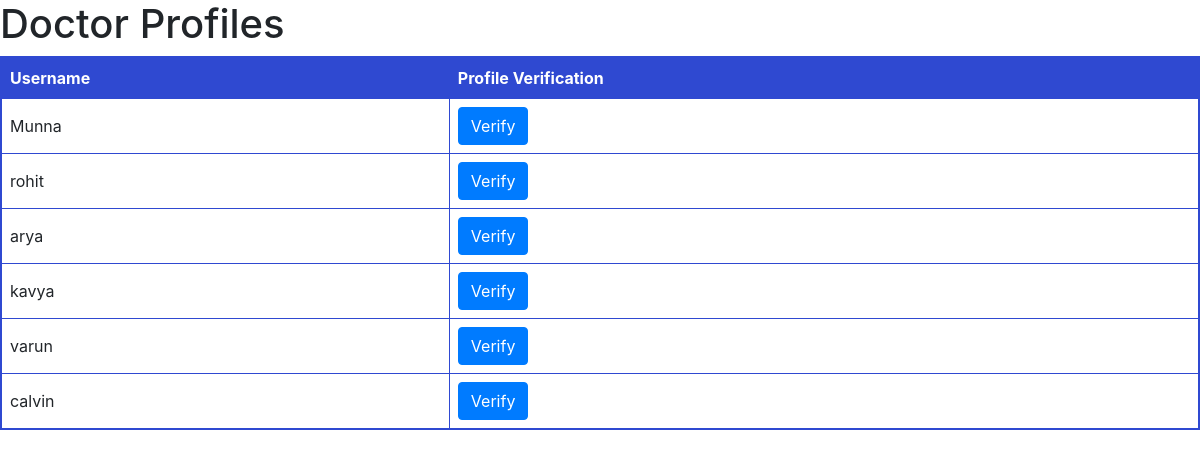
Screenshot of /doctor_profile/ (signed in) with the database file from the repository.
### ct/models.py (models this page shows, shortened)
class DoctorProfile(models.Model):
    user = models.OneToOneField(CustomUser, on_delete=models.CASCADE)
    phone_number = models.CharField(max_length=15, blank=True, null=True)
    state = models.CharField(max_length=255, null=True, blank=True)
    district = models.CharField(max_length=100, blank=True, null=True)
    age = models.IntegerField(blank=True, null=True)
    gender = models.CharField(max_length=10, blank=True)
    certifications = models.TextField()
    specialization = models.CharField(max_length=100)
    available_timings = models.CharField(max_length=255, blank=True, null=True)
    booked_by = models.ManyToManyField(settings.AUTH_USER_MODEL, related_name='booked_doctors', blank=True)
    image = models.ImageField(upload_to='doctor_images/', blank=True, null=True)  # Add this line for the image field

class CustomUser(AbstractUser):
    CUSTOMER = 1
    DIETITIAN = 2
    DOCTOR = 3
    ROLE_CHOICE = (
     (CUSTOMER, 'Customer'),
     (DIETITIAN, 'Dietitian'),
     (DOCTOR, 'Doctor'),
    )
    username = models.CharField(max_length=100,unique=True ,default='')
    email = models.EmailField(unique=True)
    password = models.CharField(max_length=128)
    is_Customer = models.BooleanField(default=False)
    is_Dietitian = models.BooleanField(default=False)
    is_Doctor = models.BooleanField(default=False)
    REQUIRED_FIELDS = []

### ct/views.py (the view)
# urls.py: path('doctor_profile/', views.doctor_profile, name='doctor_profile'),
@staff_member_required
def doctor_profile(request):
    doctors = DoctorProfile.objects.all()
    context = {
        'doctors': doctors,
    }
    return render(request, 'doctor_profile.html', context)

### ct/templates/doctor_profile.html (shortened to what this page needs)
{% load static %}
<!DOCTYPE html>
<html>
  <head>
    <link rel="stylesheet" href="https://maxcdn.bootstrapcdn.com/bootstrap/4.5.2/css/bootstrap.min.css">
  </head>
  <body>
    <div class="main-content">
        <h1>Doctor Profiles</h1>
        <table class="user-table">
            <thead>
                <tr class="blue-header">
                    <th>Username</th>
                    <th>Profile Verification</th>
                </tr>
            </thead>
            <tbody>
                {% for doctor in doctors %}
                    <tr>
                        <td>{{ doctor.user.username }}</td>
                        <td>
                            {% if doctor.verified %}
                                Verified
                            {% else %}
                                <button type="button" class="btn btn-primary" data-toggle="modal" data-target="#doctorProfileModal{{ doctor.id }}">
                                    Verify
                                </button>
                            {% endif %}
                        </td>
                    </tr>
                {% endfor %}
            </tbody>
        </table>
    </div>
  </body>
</html>

### ct/templates/doctor_profile.html (style rules this page uses)
.user-table { border-collapse: collapse; width: 100%; border: 2px solid #2f49d1; }
.user-table th, .user-table td { border: 1px solid #2f49d1; padding: 8px; text-align: left; }
.blue-header { background-color: #2f49d1; color: #fff; }

### rows the page displays
DoctorProfile: user.username "Munna"
DoctorProfile: user.username "rohit"
DoctorProfile: user.username "arya"
DoctorProfile: user.username "kavya"
DoctorProfile: user.username "varun"
DoctorProfile: user.username "calvin"
